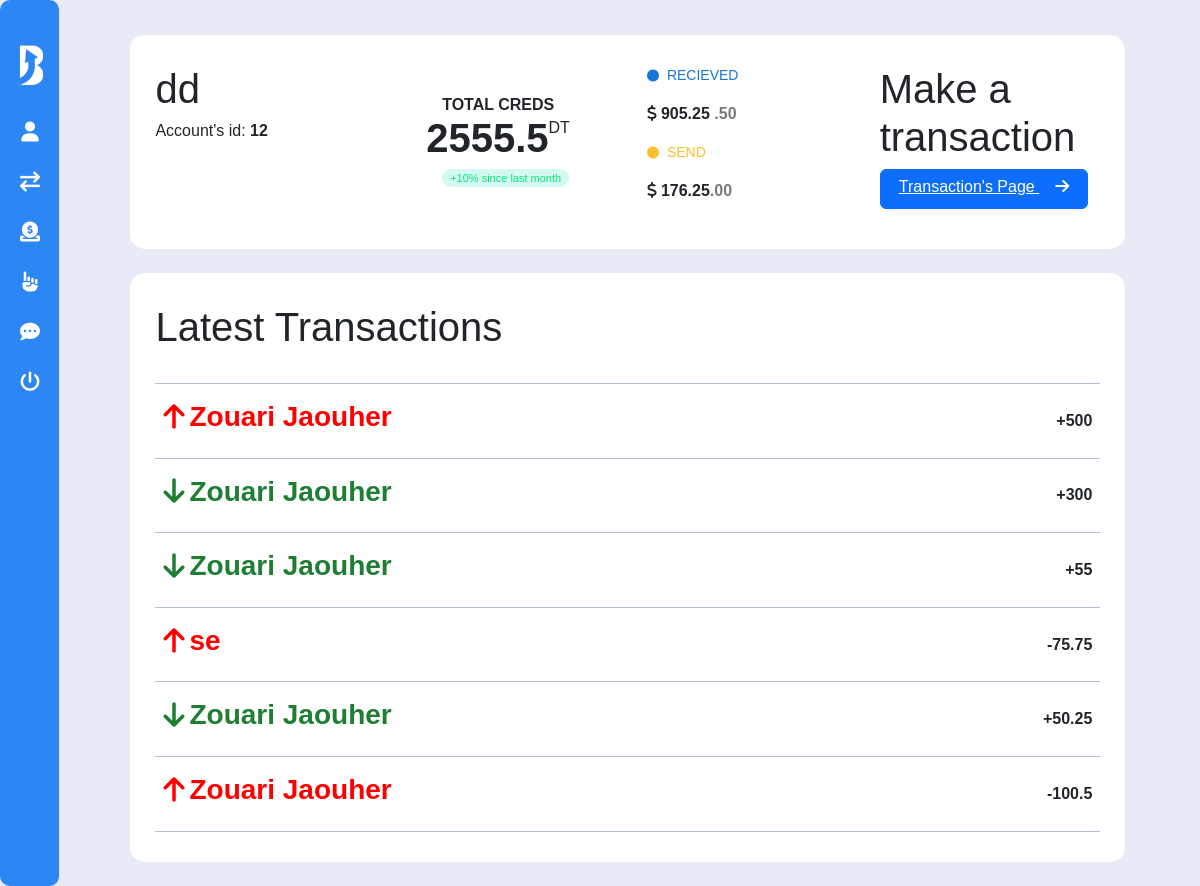
/projetphp-main/mybankaccount.php (signed in), run on the app's committed database.
### tables this page shows
CREATE TABLE `user` (
  `User_id` int(10) NOT NULL,
  `Firstname` varchar(20) NOT NULL,
  `Lastname` varchar(20) NOT NULL,
  `Numtel` varchar(8) NOT NULL,
  `Date_N` date NOT NULL,
  `Adresse` varchar(30) NOT NULL,
  `Email` varchar(30) NOT NULL,
  `id_role` int(3) NOT NULL,
  `password` varchar(255) NOT NULL,
  `token` varchar(255) NOT NULL,
  `token_expires_at` datetime NOT NULL
);

CREATE TABLE `bank_account` (
  `id_account` int(20) NOT NULL,
  `solde` double(10,5) NOT NULL,
  `type_compte` varchar(20) NOT NULL,
  `plafond_r` double(10,5) NOT NULL,
  `id_user` int(10) NOT NULL
);

CREATE TABLE `transaction` (
  `id_transaction` int(20) NOT NULL,
  `montant` double(10,5) NOT NULL,
  `compte_sender` int(20) NOT NULL,
  `compte_receiver` int(20) NOT NULL,
  `date` datetime NOT NULL
);

### projetphp-main/mybankaccount.php (the view, shortened to what this page needs)
<html>
<?php
global $db;
$userid = $_SESSION['id'];
$totalReceived = 0;
$totalSent = 0;
$stmt = $db->prepare("SELECT * FROM bank_account AS b
                      INNER JOIN transaction AS t
                      ON t.compte_sender = b.id_account OR b.id_account = t.compte_receiver
                      WHERE id_user = :id
                      ORDER BY t.date desc ");
$stmt->bindParam(':id', $userid);
$stmt->execute();
$transactions = $stmt->fetchAll(PDO::FETCH_ASSOC);
$stmt = $db->prepare("SELECT *
        FROM bank_account
        JOIN user ON bank_account.id_user = user.User_id
        WHERE user.User_id = :id");
$stmt->bindParam(':id', $userid);
$stmt->execute();
$user = $stmt->fetch(PDO::FETCH_ASSOC);
foreach ($transactions as $transaction) {
if ($transaction['compte_sender'] == $user['id_account']) {
    $totalSent += $transaction['montant'];
} else {
    $totalReceived += $transaction['montant'];
}}
?>
<head>
    <link href="https://cdn.jsdelivr.net/npm/bootstrap@5.3.3/dist/css/bootstrap.min.css" rel="stylesheet">
    <link rel="stylesheet" type="text/css" href="mainpage.css"></head>
<link rel="stylesheet" href="https://cdnjs.cloudflare.com/ajax/libs/font-awesome/6.0.0-beta3/css/all.min.css">
<body>
<?php
include "sidebar.php"
?>
    <div class="container">
            <div class="col-12 px-0 mb-4" style="width: 87%; margin-left: 9%">
                <div class="row" >
                    <div class="col-12 mb-4" ">
                        <div class="row box-right">
                            <div class="col-md ps-0">
                                <strong ><h1></strong><?php echo $user['Lastname'].
                                 ' '. $user['Firstname'] ?> </h1></strong>
                                <h6>Account's id: <b> <?php echo $user['id_account'] ?> </b> </h6>
                            </div>
                            <div class="col-md ps-0  " style="    margin-top: 30px;margin-left: 50px;">
                                <p class="ps-3 textmuted fw-bold h6 mb-0">TOTAL CREDS</p>
                                <p class="h1 fw-bold d-flex"> <?php
                                    echo $user['solde']
                                    ?> <span class="  textmuted pe-1 h6 align-text-top mt-1"> DT</span> </p>
                                <p class="ms-3 px-2 bg-green">+10% since last month</p>
                            </div >
                            <div class="col-md ps-0">
                                <p class="p-blue"> <span class="fas fa-circle pe-2"></span>RECIEVED </p>
                                <p class="fw-bold mb-3"><span class="fas fa-dollar-sign pe-1"></span><?php echo $totalReceived?> <span class="textmuted">.50</span> </p>
                                <p class="p-org"><span class="fas fa-circle pe-2"></span>SEND</p>
                                <p class="fw-bold"><span class="fas fa-dollar-sign pe-1"></span><?php echo $totalSent?><span class="textmuted">.00</span></p>
                            </div>
                            <div class="col-md">
                                <H1> Make a transaction</H1>
                                <div class="btn btn-primary  h8" style="display: grid">
                                    <a href="maketransaction.php" style="color: white;margin-top: -6px;">
                                        Transaction's Page  <span class="ms-3 fas fa-arrow-right"></span>
                                    </a>
                                </div>
                            </div>
                        </div>
                    </div>
                    <div class="col-12 px-0 mb-4">
                                    <section>
                                        <h1>Latest Transactions</h1>
                                        <br>
                                        <?php
                                        foreach ($transactions as $transaction) {
                                            ?>
                                            <details>
                                                <summary>
                                                    <div>
                                                        <h3>
                                                            <strong > <?php
                                                                if ($transaction['compte_sender'] == $transaction['id_account']) {
                                                                    $stmt2 = $db->prepare("SELECT * FROM user , bank_account WHERE id_user=User_id and id_account = :id");
                                                                    $stmt2->bindParam(':id', $transaction['compte_receiver']);
                                                                    if ($stmt2->execute()) {
                                                                        $user2 = $stmt2->fetch(PDO::FETCH_ASSOC);
                                                                        if ($user2) {
                                                                            ?><div style="color: red;">
                                                                            <i class="fa-solid fa-arrow-up" style="margin-right: 5px;"></i>
                                                                            <?php echo $user2['Firstname'] . ' ' . $user2['Lastname']; ?>
                                                                            </div>
                                                                            <?php
                                                                        } else {
                                                                            echo "User not found";
                                                                        }
                                                                    } else {
                                                                        echo "Error executing query";
                                                                    }
                                                                } else {
                                                                    $stmt2 = $db->prepare("SELECT * FROM user , bank_account WHERE id_user=User_id and id_account = :id");
                                                                    $stmt2->bindParam(':id', $transaction['compte_sender']);
                                                                    if ($stmt2->execute()) {
                                                                        $user2 = $stmt2->fetch(PDO::FETCH_ASSOC);
                                                                        if ($user2) {
                                                                            ?><div style="color: #1e7e34;">
                                                                            <i class="fa-solid fa-arrow-down" style="margin-right: 5px;"></i>
                                                                            <?php echo $user2['Firstname'] . ' ' . $user2['Lastname']; ?>
                                                                            </div>
                                                                        <?php } else {
                                                                            echo "User not found";
                                                                        }
                                                                    } else {
                                                                        echo "Error executing query";
                                                                    }
                                                                }
                                                                ?></strong>
                                                        </h3>
                                                        <span><?php echo ($transaction['compte_sender'] == $user['id_account']) ? '-' : '+'; ?><?php echo $transaction['montant']; ?></span>
                                                    </div>
                                                </summary>
                                            </details>
                                            <?php
                                        }
                                        ?>
                                    </section>
                                </div>
                </div>
            </div>
    </div>
</body>
</html>

### projetphp-main/sidebar.php (shortened to what this page needs)
<?php
if (isset($_SESSION['id']) && isset($_SESSION['role'])) {
    $role = $_SESSION['role'];
}
?>
<html>
<head>
    <link href="https://cdn.jsdelivr.net/npm/bootstrap@5.3.3/dist/css/bootstrap.min.css" rel="stylesheet">
    <link rel="stylesheet" type="text/css" href="sidebar.css"></head>
<link rel="stylesheet" href="https://cdnjs.cloudflare.com/ajax/libs/font-awesome/6.0.0-beta3/css/all.min.css">
<body>
<div class="box" >
    <nav class="main-menu" >
        <ul>
            <div class="logo">
                <img href="index.html" src="$RHR3ED6.png" alt="Logo">
            </div>
            <?php if ($role === 'user') { ?>
                <li >
                    <a href="Profile.php">
                        <i class="fa fa-solid fa-user" href="Profile.php"></i>
                    </a>
                </li>
                <li >
                    <a href="mybankaccount.php">
                        <i class="fa fa-solid fa-arrow-right-arrow-left"></i>
                    </a>
                </li>
                <li >
                    <a href="maketransaction.php">
                        <i class="fa fa-solid fa-circle-dollar-to-slot"></i>
                    </a>
                </li>
                <li>
                    <a href="demande.php">
                        <i class="fa fa-solid fa-hand-point-up"></i>
                    </a>
                </li>
                <li class="has-subnav" >
                    <a href="requestList.php">
                        <i class=" fa fa-solid fa-comment-dots"></i>
                    </a>
                </li>
            <?php } ?>
            <li >
                <a href="login.php">
                    <i class="fa fa-power-off fa-2x"  ></i>
                </a>
            </li>
        </ul>
    </nav>
</body>
</html>

### projetphp-main/mainpage.css (style rules this page uses)
body { background-color: #e8eaf6; }
section { padding: 30px 25px; background-color: white; border-radius: 15px; }
h1 { font-weight: 700; line-height: 1.125; font-size: clamp(1.5rem, 2.5vw, 2.5rem); }
summary { background-color: #fff; position: relative; cursor: pointer; padding: 1em 0.5em; list-style: none; }
summary div { display: flex; align-items: center; }
summary h3 { display: flex; flex-direction: column; }
summary strong { font-weight: 700; }
summary span:last-child { font-weight: 700; margin-left: auto; }
details { border-bottom: 1px solid #b5bfd9; }
details:first-of-type { border-top: 1px solid #b5bfd9; }
* { margin: 0; padding: 0; box-sizing: border-box; font-family: 'Poppins', sans-serif }
p { margin: 0 }
.container { width: 100%; height: 100vh; background-color: #e8eaf6; padding: 35px; }
.box-right { padding: 30px 25px; background-color: white; border-radius: 15px }
.textmuted { color: #7a7a7a }
.bg-green { background-color: #d4f8f2; color: #06e67a; padding: 3px 0; display: inline; border-radius: 25px; font-size: 11px }
.p-blue { font-size: 14px; color: #1976d2 }
.fas.fa-circle { font-size: 12px }
.p-org { font-size: 14px; color: #fbc02d }
.h8 { font-size: 12px }
::placeholder { font-size: 14px }
.fas, .far { cursor: pointer }
.btn.btn-primary { box-shadow: none; height: 40px; padding: 11px }

### projetphp-main/sidebar.css (style rules this page uses)
body { background-color:#e8eaf6; }
.box { display: grid; }
.fa-2x { font-size: 1em; }
.fa { position: relative; width: 60px; height: 50px; text-align: center; font-size: 20px !important;; color: #ffffff; }
.main-menu { background: rgb(44, 134, 243); border-right: 1px solid #e5e5e5; border-radius: 10px; position: fixed; top: 0; left: 0; width: 60px; height: 100%; overflow: hidden; transition: width .05s linear; transform: translateZ(0) scale(1, 1); z-index: 1000; }
.main-menu>ul { margin:7px 0; }
.logo { display: flex; align-items: center; width: 115px; margin-left: -26px; }
.logo img { max-width: 100%; max-height: 100%; }
.main-menu li { position: relative; display: block; align-items: center; width: 250px; }
nav { -webkit-user-select:none; -moz-user-select:none; -ms-user-select:none; -o-user-select:none; user-select:none; }
nav ul,nav li { outline:0; margin:0; padding:0; }
.main-menu li { align-items: center; width: 250px; }
html, body { height: 0%; }

### data on the page
user: Firstname "dd"
bank_account: id_account "12", solde "2555.5"
transaction: user.Firstname "Zouari", user.Lastname "Jaouher", montant "500"
transaction: user.Firstname "Zouari", user.Lastname "Jaouher", montant "300"
transaction: user.Firstname "Zouari", user.Lastname "Jaouher", montant "55"
transaction: user.Firstname "se", montant "75.75"
transaction: user.Firstname "Zouari", user.Lastname "Jaouher", montant "50.25"
transaction: user.Firstname "Zouari", user.Lastname "Jaouher", montant "100.5"

### other printed values
$totalReceived "905.25"
$totalSent "176.25"
